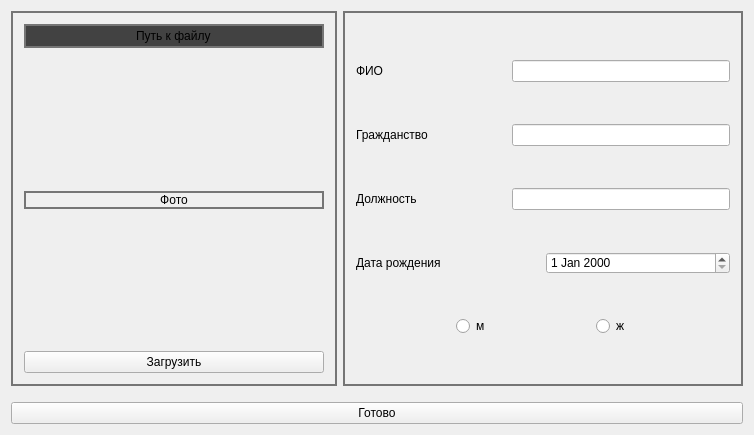
<?xml version="1.0" encoding="UTF-8"?>
<ui version="4.0">
 <class>MainWindow</class>
 <widget class="QMainWindow" name="MainWindow">
  <property name="geometry">
   <rect>
    <x>0</x>
    <y>0</y>
    <width>748</width>
    <height>435</height>
   </rect>
  </property>
  <property name="windowTitle">
   <string>MainWindow</string>
  </property>
  <widget class="QWidget" name="centralWidget">
   <layout class="QGridLayout" name="gridLayout">
    <item row="2" column="0">
     <widget class="QPushButton" name="pbDone">
      <property name="text">
       <string>Готово</string>
      </property>
     </widget>
    </item>
    <item row="0" column="0">
     <layout class="QHBoxLayout" name="MainLayout">
      <item>
       <widget class="QFrame" name="framePhoto">
        <property name="styleSheet">
         <string notr="true">QFrame {
	border: 2px solid #757575;
}</string>
        </property>
        <layout class="QVBoxLayout" name="PhotoLayout">
         <item>
          <widget class="QLineEdit" name="lePhotoPath">
           <property name="styleSheet">
            <string notr="true">QLineEdit {
	border: 2px solid #757575;
	background-color: #424242;
	padding: 2px;
}</string>
           </property>
           <property name="text">
            <string>Путь к файлу</string>
           </property>
           <property name="alignment">
            <set>Qt::AlignCenter</set>
           </property>
           <property name="readOnly">
            <bool>true</bool>
           </property>
           <property name="clearButtonEnabled">
            <bool>false</bool>
           </property>
          </widget>
         </item>
         <item>
          <spacer name="verticalSpacer_2">
           <property name="orientation">
            <enum>Qt::Vertical</enum>
           </property>
           <property name="sizeHint" stdset="0">
            <size>
             <width>0</width>
             <height>0</height>
            </size>
           </property>
          </spacer>
         </item>
         <item>
          <widget class="QLabel" name="lblPhoto">
           <property name="minimumSize">
            <size>
             <width>300</width>
             <height>0</height>
            </size>
           </property>
           <property name="maximumSize">
            <size>
             <width>16777215</width>
             <height>600</height>
            </size>
           </property>
           <property name="text">
            <string>Фото</string>
           </property>
           <property name="scaledContents">
            <bool>false</bool>
           </property>
           <property name="alignment">
            <set>Qt::AlignCenter</set>
           </property>
          </widget>
         </item>
         <item>
          <spacer name="verticalSpacer_3">
           <property name="orientation">
            <enum>Qt::Vertical</enum>
           </property>
           <property name="sizeHint" stdset="0">
            <size>
             <width>0</width>
             <height>0</height>
            </size>
           </property>
          </spacer>
         </item>
         <item>
          <widget class="QPushButton" name="pbUploadPhoto">
           <property name="text">
            <string>Загрузить</string>
           </property>
          </widget>
         </item>
        </layout>
       </widget>
      </item>
      <item>
       <widget class="QFrame" name="frameInfo">
        <property name="minimumSize">
         <size>
          <width>400</width>
          <height>300</height>
         </size>
        </property>
        <property name="styleSheet">
         <string notr="true">QFrame {
	border: 2px solid #757575;
}

QLabel {
	border: none;
}</string>
        </property>
        <layout class="QVBoxLayout" name="InfoLayout">
         <item>
          <layout class="QHBoxLayout" name="FullNameLayout">
           <item>
            <widget class="QLabel" name="lblFullName">
             <property name="minimumSize">
              <size>
               <width>150</width>
               <height>0</height>
              </size>
             </property>
             <property name="text">
              <string>ФИО</string>
             </property>
            </widget>
           </item>
           <item>
            <widget class="QLineEdit" name="leFullName"/>
           </item>
          </layout>
         </item>
         <item>
          <layout class="QHBoxLayout" name="CitizenshipLayout">
           <item>
            <widget class="QLabel" name="lblCitizenShip">
             <property name="minimumSize">
              <size>
               <width>150</width>
               <height>0</height>
              </size>
             </property>
             <property name="text">
              <string>Гражданство</string>
             </property>
            </widget>
           </item>
           <item>
            <widget class="QLineEdit" name="leCitizenShip"/>
           </item>
          </layout>
         </item>
         <item>
          <layout class="QHBoxLayout" name="PostLayout">
           <item>
            <widget class="QLabel" name="lblPost">
             <property name="minimumSize">
              <size>
               <width>150</width>
               <height>0</height>
              </size>
             </property>
             <property name="text">
              <string>Должность</string>
             </property>
            </widget>
           </item>
           <item>
            <widget class="QLineEdit" name="lePost"/>
           </item>
          </layout>
         </item>
         <item>
          <layout class="QHBoxLayout" name="DateOfBirthLayout">
           <item>
            <widget class="QLabel" name="lblDateOfBirth">
             <property name="minimumSize">
              <size>
               <width>150</width>
               <height>0</height>
              </size>
             </property>
             <property name="text">
              <string>Дата рождения</string>
             </property>
            </widget>
           </item>
           <item>
            <widget class="QDateEdit" name="deDateOfBirth"/>
           </item>
          </layout>
         </item>
         <item>
          <layout class="QHBoxLayout" name="GenderLayout">
           <item>
            <widget class="QRadioButton" name="rbMale">
             <property name="sizePolicy">
              <sizepolicy hsizetype="Maximum" vsizetype="Fixed">
               <horstretch>0</horstretch>
               <verstretch>0</verstretch>
              </sizepolicy>
             </property>
             <property name="text">
              <string>м</string>
             </property>
            </widget>
           </item>
           <item>
            <widget class="QRadioButton" name="rbFemale">
             <property name="sizePolicy">
              <sizepolicy hsizetype="Maximum" vsizetype="Fixed">
               <horstretch>0</horstretch>
               <verstretch>0</verstretch>
              </sizepolicy>
             </property>
             <property name="text">
              <string>ж</string>
             </property>
            </widget>
           </item>
          </layout>
         </item>
        </layout>
       </widget>
      </item>
     </layout>
    </item>
    <item row="1" column="0">
     <spacer name="verticalSpacer">
      <property name="orientation">
       <enum>Qt::Vertical</enum>
      </property>
      <property name="sizeType">
       <enum>QSizePolicy::Fixed</enum>
      </property>
      <property name="sizeHint" stdset="0">
       <size>
        <width>20</width>
        <height>10</height>
       </size>
      </property>
     </spacer>
    </item>
   </layout>
  </widget>
 </widget>
 <layoutdefault spacing="6" margin="11"/>
 <resources/>
 <connections/>
</ui>
